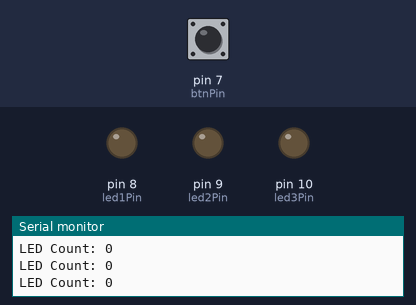
A sketch run on a simulated Arduino Uno, built with avr-gcc and run on an emulated ATmega328P. Parts: output pins drawn as LEDs (lit = HIGH), the last lines printed to the serial monitor. Dashed ring = blinking. The test bench sets the inputs (shaded band); at power-on: pin 7 (btnPin) LOW.

Above: at 1.2 s.
1.3 s: pin 7 (btnPin) pulled HIGH for 1 s
At 2.9 s:
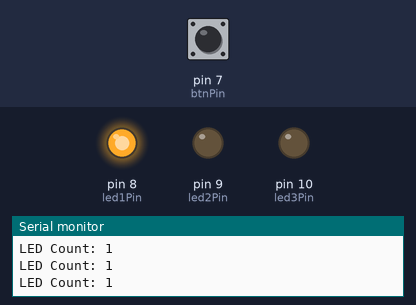
3.8 s: pin 7 (btnPin) pulled HIGH for 0.25 s
At 4.4 s:
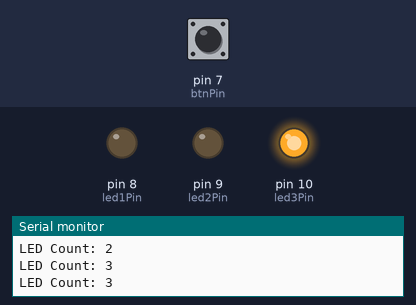
5.5 s: pin 7 (btnPin) pulled HIGH for 3.2 s
At 6.1 s:
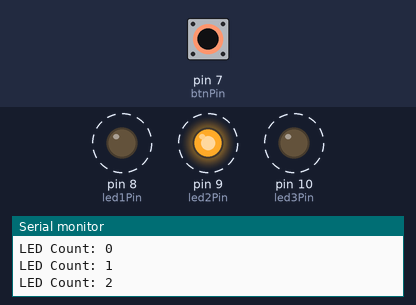
Timing chart, 0 to 10.1 s (numbered marks = the images above; inputs shaded):
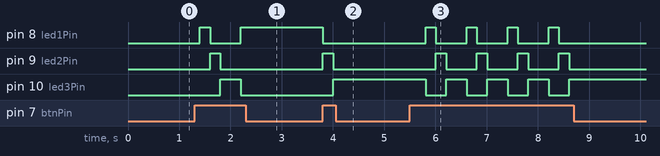

The sketch:

sk_3led_button.ino
```cpp
#define btnPin 7
#define led1Pin 8
#define led2Pin 9
#define led3Pin 10
int buttonState = 0;
int ledcount = 0;


void setup() {
  // put your setup code here, to run once:

  pinMode(btnPin, INPUT);
  pinMode(led1Pin, OUTPUT);
  pinMode(led2Pin, OUTPUT);
  pinMode(led3Pin, OUTPUT);

  Serial.begin(9600);
}

void loop() {
  // put your main code here, to run repeatedly:

  if(buttonPressed())
    set_mode();

  if(ledcount > 3)
    ledcount = 0;

  Serial.print("LED Count: ");
  Serial.println(ledcount);
  delay(200);

}

bool buttonPressed(){
  buttonState = digitalRead(btnPin);
  if(buttonState == HIGH){
    ledcount += 1;
    return true;
  }else{
    return false;
  }
}

void set_mode()
{
  switch(ledcount){
    case 0:
      digitalWrite(led1Pin, LOW);
      digitalWrite(led2Pin, LOW);
      digitalWrite(led3Pin, LOW);
      break;
    case 1:
      digitalWrite(led1Pin, HIGH);
      digitalWrite(led2Pin, LOW);
      digitalWrite(led3Pin, LOW);
      break;
    case 2:
      digitalWrite(led1Pin, LOW);
      digitalWrite(led2Pin, HIGH);
      digitalWrite(led3Pin, LOW);
      break;
    case 3:
      digitalWrite(led1Pin, LOW);
      digitalWrite(led2Pin, LOW);
      digitalWrite(led3Pin, HIGH);
      break;
  }
}
```

Measured:
- after the input at 1.3 s, pin 8 (led1Pin): LOW → HIGH after 0.10 s, → LOW 0.20 s later, → HIGH 0.60 s later; pin 9 (led2Pin): LOW → HIGH after 0.30 s, → LOW 0.20 s later; pin 10 (led3Pin): LOW → HIGH after 0.50 s, → LOW 0.40 s later
- after the input at 3.8 s, pin 8 (led1Pin): HIGH → LOW at once; pin 9 (led2Pin): LOW → HIGH at once, → LOW 0.20 s later; pin 10 (led3Pin): LOW → HIGH after 0.20 s
- after the input at 5.5 s, pin 8 (led1Pin): alternates HIGH for 0.20 s and LOW for 0.60 s, 8 changes in all, then stays LOW, starting after 0.31 s; pin 9 (led2Pin): alternates HIGH for 0.20 s and LOW for 0.60 s, 8 changes in all, then stays LOW, starting after 0.51 s
